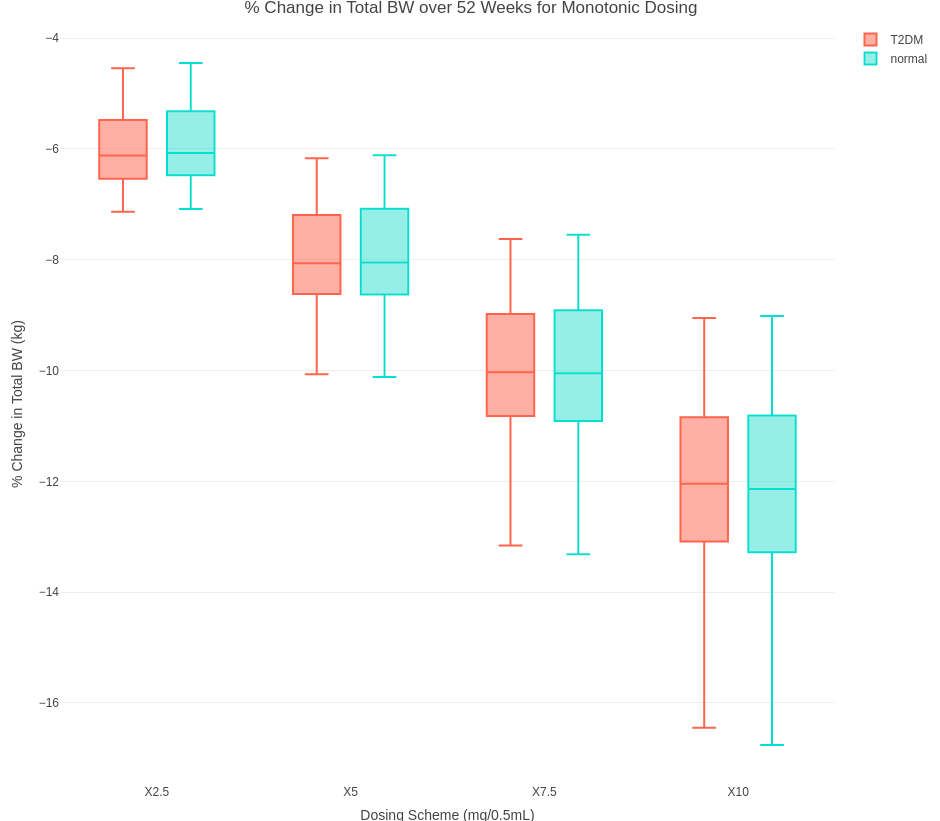

Source code (R):
setwd(Sys.getenv("PWD"))
library(ggplot2)
library(plotly)
pivot_longer <- tidyr::pivot_longer
data <- read.csv(
    "changeBW.csv",
    header=TRUE,
    col.names = c(paste0(2.5*1:4), "T2DM")
)

data <- pivot_longer(data, cols=-T2DM)
data$T2DM <- ifelse(data$T2DM == 1, "T2DM", "normal")

p <- data %>%
    plot_ly(type="box") %>%
    add_trace(
        x = ~name[data$T2DM == "T2DM"],
        y = ~value[data$T2DM == "T2DM"]*100,
        color = I("tomato"),
        name = "T2DM"
    ) %>%
    add_trace(
        x = ~name[data$T2DM == "normal"],
        y = ~value[data$T2DM == "normal"]*100,
        color=I("turquoise"),
        name = "normal"
    ) %>%
    layout(
        boxmode="group",
        yaxis = list(
            title="% Change in Total BW (kg)"
        ),
        xaxis = list(
            title = "Dosing Scheme (mg/0.5mL)"
        ),
        title="% Change in Total BW over 52 Weeks for Monotonic Dosing"
    )
print(p)
